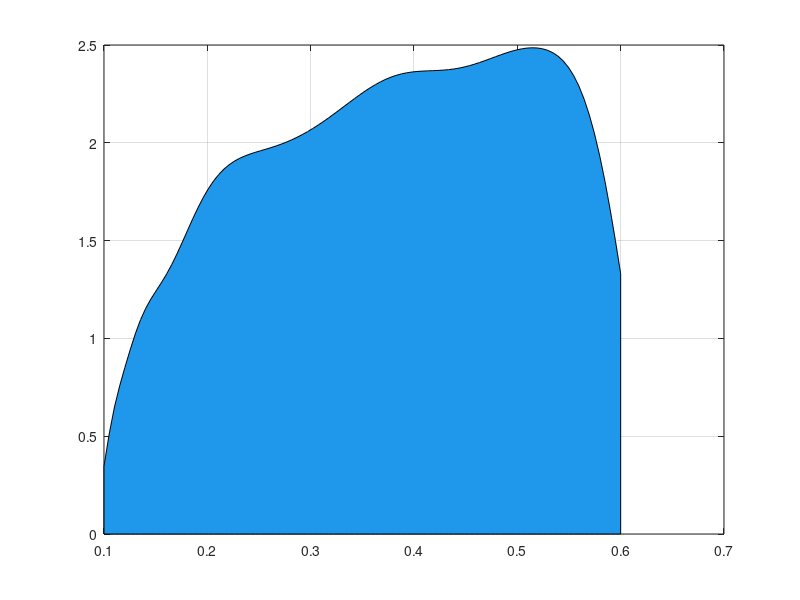

Write MATLAB code to recreate this figure. (Note: this script raises an error after producing the figure.)
function pic_fig8()




PAR = load('data of plot/par.dat');
R_PAR = load('data of plot/par_range.dat');
F_PAR = load('data of plot/par_density.dat');
skew_list = load('data of plot/skew.dat');
kurt_list = load('data of plot/kurt.dat');


%%
close all; color_area =[31,152,236]./255;


for i=1:9
    figure('Position', [200,300,400,300])
    hold on; grid on; box on;
    x = PAR(i,:);  fx = F_PAR(i,:); range_x = R_PAR(i,:);
    f = fill([x,flip(x)], [fx,zeros(1,100)], color_area);
    f.EdgeColor = "none";
    f.FaceAlpha = 1;
    xlim(range_x);
    ylim([0, 4/3*max(fx)]);
    text(0.45, 0.95, ['Skew = ',sprintf('%.4f',skew_list(i))],'Units','normalized', 'FontSize', 18);
    text(0.45, 0.85, ['Kurt   = ',sprintf('%.4f',kurt_list(i))],'Units','normalized', 'FontSize', 18);
    fn = ['_Figure/fig8/', num2str(i), '-', num2str(i)];
    % print(fn,'-dpng','-r600');
    close
end



A = load('virtual mouse/para_10000.dat');
index = find(A(:,13) > 0.3 & A(:,13) < 0.9 & A(:,10) > 1e7 & A(:,10) < 10e7); 



for i=1:8
    for j=i+1:9
        figure('Position', [600,100,400,300])
        grid on; box on;
        x = PAR(i,:);  fx = A(index,i); range_x = R_PAR(i,:);
        y = PAR(j,:);  fy = A(index,j); range_y = R_PAR(j,:);
        [X, Y] = meshgrid(x, y);
        dens = ksdensity([fx, fy], [X(:), Y(:)]);
        Z = reshape(dens, size(X));
        pcolor(X,Y,Z);
        colormap(jet);
        shading interp;               
        set(gca, 'YDir', 'normal');
        set(gca,'XTick',[], 'YTick',[],'XColor','none','YColor','none');
        % xlim(range_x); ylim(range_y);
        fn = ['_Figure/fig8/', num2str(i), '-', num2str(j)];
        % print(fn,'-dpng','-r600');
        close
    end
end









end
